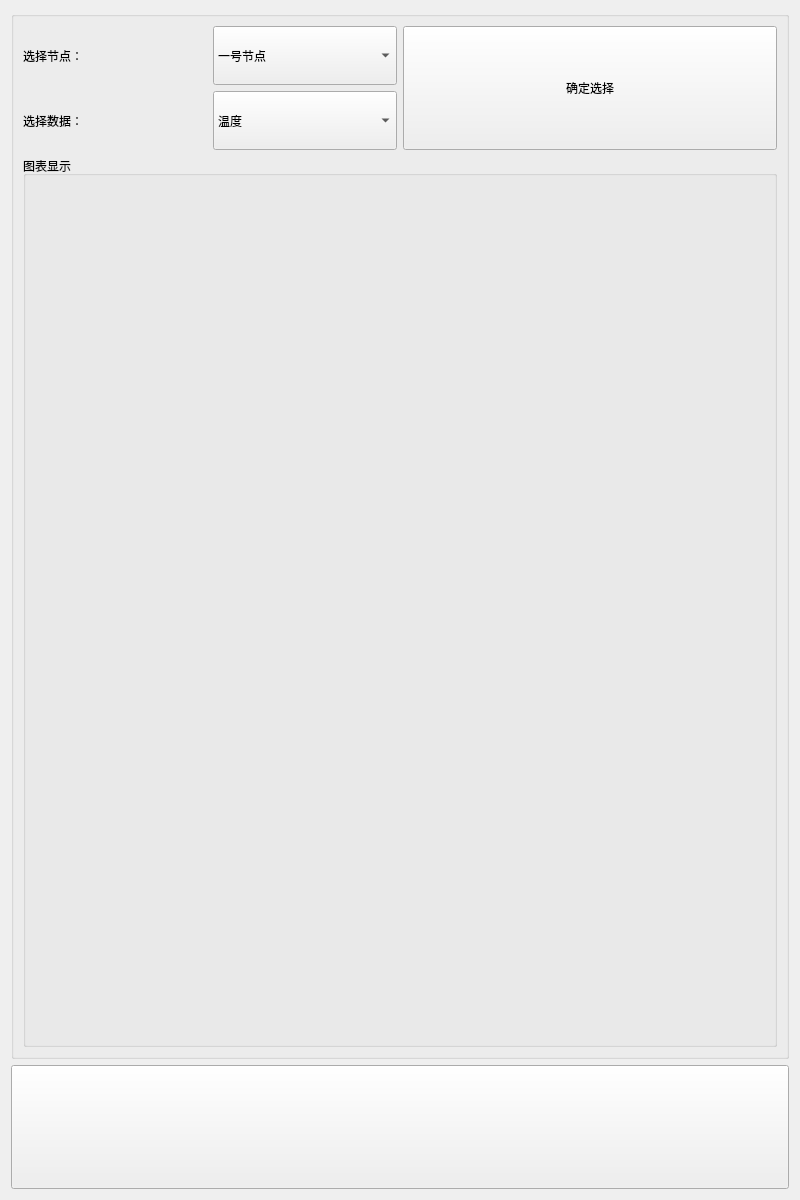
<?xml version="1.0" encoding="UTF-8"?>
<ui version="4.0">
 <class>window2</class>
 <widget class="QWidget" name="window2">
  <property name="geometry">
   <rect>
    <x>0</x>
    <y>0</y>
    <width>800</width>
    <height>1200</height>
   </rect>
  </property>
  <property name="minimumSize">
   <size>
    <width>800</width>
    <height>1200</height>
   </size>
  </property>
  <property name="windowTitle">
   <string>Form</string>
  </property>
  <layout class="QGridLayout" name="gridLayout_3">
   <item row="0" column="0">
    <widget class="QGroupBox" name="groupBox">
     <property name="title">
      <string/>
     </property>
     <layout class="QGridLayout" name="gridLayout_4">
      <item row="0" column="0">
       <layout class="QHBoxLayout" name="horizontalLayout_3">
        <item>
         <layout class="QVBoxLayout" name="verticalLayout">
          <item>
           <layout class="QHBoxLayout" name="horizontalLayout">
            <item>
             <widget class="QLabel" name="label">
              <property name="maximumSize">
               <size>
                <width>16777215</width>
                <height>124</height>
               </size>
              </property>
              <property name="text">
               <string>选择节点：</string>
              </property>
             </widget>
            </item>
            <item>
             <widget class="QComboBox" name="sensorCB">
              <property name="maximumSize">
               <size>
                <width>16777215</width>
                <height>124</height>
               </size>
              </property>
              <item>
               <property name="text">
                <string>一号节点</string>
               </property>
              </item>
              <item>
               <property name="text">
                <string>二号节点</string>
               </property>
              </item>
              <item>
               <property name="text">
                <string>三号节点</string>
               </property>
              </item>
             </widget>
            </item>
           </layout>
          </item>
          <item>
           <layout class="QHBoxLayout" name="horizontalLayout_2">
            <item>
             <widget class="QLabel" name="label_2">
              <property name="maximumSize">
               <size>
                <width>16777215</width>
                <height>124</height>
               </size>
              </property>
              <property name="text">
               <string>选择数据：</string>
              </property>
             </widget>
            </item>
            <item>
             <widget class="QComboBox" name="indexCB">
              <property name="maximumSize">
               <size>
                <width>16777215</width>
                <height>124</height>
               </size>
              </property>
              <item>
               <property name="text">
                <string>温度</string>
               </property>
              </item>
              <item>
               <property name="text">
                <string>湿度</string>
               </property>
              </item>
              <item>
               <property name="text">
                <string>光照</string>
               </property>
              </item>
             </widget>
            </item>
           </layout>
          </item>
         </layout>
        </item>
        <item>
         <widget class="QPushButton" name="chooseBT">
          <property name="maximumSize">
           <size>
            <width>16777215</width>
            <height>124</height>
           </size>
          </property>
          <property name="text">
           <string>确定选择</string>
          </property>
         </widget>
        </item>
       </layout>
      </item>
      <item row="1" column="0">
       <widget class="QGroupBox" name="groupBox_2">
        <property name="minimumSize">
         <size>
          <width>400</width>
          <height>400</height>
         </size>
        </property>
        <property name="title">
         <string>图表显示</string>
        </property>
        <layout class="QGridLayout" name="gridLayout_2">
         <item row="0" column="0">
          <layout class="QGridLayout" name="chartGL"/>
         </item>
        </layout>
       </widget>
      </item>
     </layout>
    </widget>
   </item>
   <item row="1" column="0">
    <widget class="QPushButton" name="pushButton">
     <property name="minimumSize">
      <size>
       <width>0</width>
       <height>124</height>
      </size>
     </property>
     <property name="maximumSize">
      <size>
       <width>16777215</width>
       <height>124</height>
      </size>
     </property>
     <property name="styleSheet">
      <string notr="true">image:url(:/back.png);</string>
     </property>
     <property name="text">
      <string/>
     </property>
    </widget>
   </item>
  </layout>
 </widget>
 <resources/>
 <connections/>
</ui>
